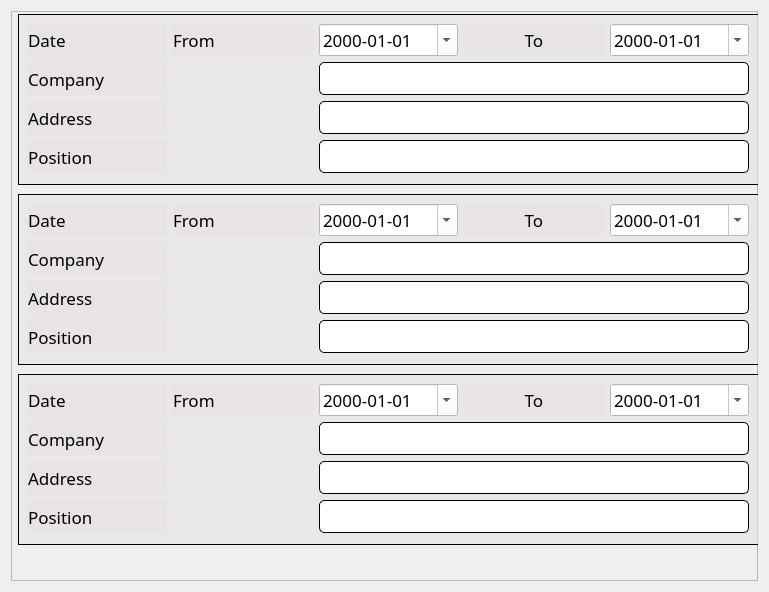
        <widget class="QWidget" name="scrollWorkContent">
         <property name="geometry">
          <rect>
           <x>0</x>
           <y>0</y>
           <width>769</width>
           <height>588</height>
          </rect>
         </property>
         <layout class="QVBoxLayout" name="verticalLayout_3">
          <item>
           <widget class="QFrame" name="workExpFrame">
            <property name="minimumSize">
             <size>
              <width>500</width>
              <height>570</height>
             </size>
            </property>
            <property name="styleSheet">
             <string notr="true">QLineEdit{
background-color: rgb(255, 255, 255);
border-radius: 5px;
border: 1px solid black;
font-family: Poppins;
}

QDateEdit{
background-color: rgb(255, 255, 255);
}</string>
            </property>
            <property name="frameShape">
             <enum>QFrame::StyledPanel</enum>
            </property>
            <property name="frameShadow">
             <enum>QFrame::Raised</enum>
            </property>
            <widget class="QFrame" name="groupExp1_3">
             <property name="geometry">
              <rect>
               <x>7</x>
               <y>363</y>
               <width>741</width>
               <height>171</height>
              </rect>
             </property>
             <property name="styleSheet">
              <string notr="true">QFrame{
background-color: rgba(231, 226, 226, 0.66);
border: 1px solid black;
}

QLabel{
border: none;
}
</string>
             </property>
             <property name="frameShape">
              <enum>QFrame::StyledPanel</enum>
             </property>
             <property name="frameShadow">
              <enum>QFrame::Raised</enum>
             </property>
             <layout class="QGridLayout" name="gridLayout_3">
              <item row="0" column="0">
               <widget class="QLabel" name="dateLabel_5">
                <property name="font">
                 <font>
                  <family>Poppins</family>
                  <pointsize>13</pointsize>
                 </font>
                </property>
                <property name="text">
                 <string>Date</string>
                </property>
               </widget>
              </item>
              <item row="0" column="1">
               <widget class="QLabel" name="fromLabel_5">
                <property name="font">
                 <font>
                  <family>Poppins</family>
                  <pointsize>13</pointsize>
                 </font>
                </property>
                <property name="text">
                 <string>From</string>
                </property>
               </widget>
              </item>
              <item row="0" column="2">
               <widget class="QDateEdit" name="dateStart_5">
                <property name="font">
                 <font>
                  <family>Poppins</family>
                  <pointsize>13</pointsize>
                 </font>
                </property>
                <property name="styleSheet">
                 <string notr="true">background-color: rgb(255, 255, 255);
color: black;</string>
                </property>
                <property name="displayFormat">
                 <string>yyyy-MM-dd</string>
                </property>
                <property name="calendarPopup">
                 <bool>true</bool>
                </property>
               </widget>
              </item>
              <item row="0" column="3">
               <widget class="QLabel" name="toLabel_5">
                <property name="font">
                 <font>
                  <family>Poppins</family>
                  <pointsize>13</pointsize>
                 </font>
                </property>
                <property name="text">
                 <string>To</string>
                </property>
                <property name="alignment">
                 <set>Qt::AlignCenter</set>
                </property>
               </widget>
              </item>
              <item row="0" column="4">
               <widget class="QDateEdit" name="dateEnd_5">
                <property name="font">
                 <font>
                  <family>Poppins</family>
                  <pointsize>13</pointsize>
                 </font>
                </property>
                <property name="styleSheet">
                 <string notr="true">background-color: rgb(255, 255, 255);
color: black;</string>
                </property>
                <property name="displayFormat">
                 <string>yyyy-MM-dd</string>
                </property>
                <property name="calendarPopup">
                 <bool>true</bool>
                </property>
               </widget>
              </item>
              <item row="1" column="0">
               <widget class="QLabel" name="companyLabel_5">
                <property name="font">
                 <font>
                  <family>Poppins</family>
                  <pointsize>13</pointsize>
                 </font>
                </property>
                <property name="text">
                 <string>Company</string>
                </property>
               </widget>
              </item>
              <item row="2" column="0">
               <widget class="QLabel" name="addressLabel_5">
                <property name="font">
                 <font>
                  <family>Poppins</family>
                  <pointsize>13</pointsize>
                 </font>
                </property>
                <property name="text">
                 <string>Address</string>
                </property>
               </widget>
              </item>
              <item row="3" column="0">
               <widget class="QLabel" name="positionLabel_5">
                <property name="font">
                 <font>
                  <family>Poppins</family>
                  <pointsize>13</pointsize>
                 </font>
                </property>
                <property name="text">
                 <string>Position</string>
                </property>
               </widget>
              </item>
              <item row="1" column="2" colspan="3">
               <widget class="QLineEdit" name="companyTextEdit_5">
                <property name="minimumSize">
                 <size>
                  <width>312</width>
                  <height>33</height>
                 </size>
                </property>
                <property name="text">
                 <string/>
                </property>
               </widget>
              </item>
              <item row="2" column="2" colspan="3">
               <widget class="QLineEdit" name="addressTextEdit_5">
                <property name="minimumSize">
                 <size>
                  <width>312</width>
                  <height>33</height>
                 </size>
                </property>
                <property name="text">
                 <string/>
                </property>
               </widget>
              </item>
              <item row="3" column="2" colspan="3">
               <widget class="QLineEdit" name="positionTextEdit_5">
                <property name="minimumSize">
                 <size>
                  <width>312</width>
                  <height>33</height>
                 </size>
                </property>
                <property name="text">
                 <string/>
                </property>
               </widget>
              </item>
             </layout>
            </widget>
            <widget class="QFrame" name="groupExp1_2">
             <property name="geometry">
              <rect>
               <x>7</x>
               <y>183</y>
               <width>741</width>
               <height>171</height>
              </rect>
             </property>
             <property name="styleSheet">
              <string notr="true">QFrame{
background-color: rgba(231, 226, 226, 0.66);
border: 1px solid black;
}

QLabel{
border: none;
}
</string>
             </property>
             <property name="frameShape">
              <enum>QFrame::StyledPanel</enum>
             </property>
             <property name="frameShadow">
              <enum>QFrame::Raised</enum>
             </property>
             <layout class="QGridLayout" name="gridLayout_2">
              <item row="0" column="1">
               <widget class="QLabel" name="fromLabel_6">
                <property name="font">
                 <font>
                  <family>Poppins</family>
                  <pointsize>13</pointsize>
                 </font>
                </property>
                <property name="text">
                 <string>From</string>
                </property>
               </widget>
              </item>
              <item row="1" column="2" colspan="3">
               <widget class="QLineEdit" name="companyTextEdit_6">
                <property name="minimumSize">
                 <size>
                  <width>312</width>
                  <height>33</height>
                 </size>
                </property>
                <property name="text">
                 <string/>
                </property>
               </widget>
              </item>
              <item row="0" column="0">
               <widget class="QLabel" name="dateLabel_6">
                <property name="font">
                 <font>
                  <family>Poppins</family>
                  <pointsize>13</pointsize>
                 </font>
                </property>
                <property name="text">
                 <string>Date</string>
                </property>
               </widget>
              </item>
              <item row="3" column="0">
               <widget class="QLabel" name="positionLabel_6">
                <property name="font">
                 <font>
                  <family>Poppins</family>
                  <pointsize>13</pointsize>
                 </font>
                </property>
                <property name="text">
                 <string>Position</string>
                </property>
               </widget>
              </item>
              <item row="2" column="0">
               <widget class="QLabel" name="addressLabel_6">
                <property name="font">
                 <font>
                  <family>Poppins</family>
                  <pointsize>13</pointsize>
                 </font>
                </property>
                <property name="text">
                 <string>Address</string>
                </property>
               </widget>
              </item>
              <item row="2" column="2" colspan="3">
               <widget class="QLineEdit" name="addressTextEdit_6">
                <property name="minimumSize">
                 <size>
                  <width>312</width>
                  <height>33</height>
                 </size>
                </property>
                <property name="text">
                 <string/>
                </property>
               </widget>
              </item>
              <item row="0" column="2">
               <widget class="QDateEdit" name="dateStart_6">
                <property name="font">
                 <font>
                  <family>Poppins</family>
                  <pointsize>13</pointsize>
                 </font>
                </property>
                <property name="styleSheet">
                 <string notr="true">background-color: rgb(255, 255, 255);
color: black;</string>
                </property>
                <property name="displayFormat">
                 <string>yyyy-MM-dd</string>
                </property>
                <property name="calendarPopup">
                 <bool>true</bool>
                </property>
               </widget>
              </item>
              <item row="0" column="3">
               <widget class="QLabel" name="toLabel_6">
                <property name="font">
                 <font>
                  <family>Poppins</family>
                  <pointsize>13</pointsize>
                 </font>
                </property>
                <property name="text">
                 <string>To</string>
                </property>
                <property name="alignment">
                 <set>Qt::AlignCenter</set>
                </property>
               </widget>
              </item>
              <item row="1" column="0">
               <widget class="QLabel" name="companyLabel_6">
                <property name="font">
                 <font>
                  <family>Poppins</family>
                  <pointsize>13</pointsize>
                 </font>
                </property>
                <property name="text">
                 <string>Company</string>
                </property>
               </widget>
              </item>
              <item row="0" column="4">
               <widget class="QDateEdit" name="dateEnd_6">
                <property name="font">
                 <font>
                  <family>Poppins</family>
                  <pointsize>13</pointsize>
                 </font>
                </property>
                <property name="styleSheet">
                 <string notr="true">background-color: rgb(255, 255, 255);
color: black;</string>
                </property>
                <property name="displayFormat">
                 <string>yyyy-MM-dd</string>
                </property>
                <property name="calendarPopup">
                 <bool>true</bool>
                </property>
               </widget>
              </item>
              <item row="3" column="2" colspan="3">
               <widget class="QLineEdit" name="positionTextEdit_6">
                <property name="minimumSize">
                 <size>
                  <width>312</width>
                  <height>33</height>
                 </size>
                </property>
                <property name="text">
                 <string/>
                </property>
               </widget>
              </item>
             </layout>
            </widget>
            <widget class="QFrame" name="groupExp1">
             <property name="geometry">
              <rect>
               <x>7</x>
               <y>3</y>
               <width>741</width>
               <height>171</height>
              </rect>
             </property>
             <property name="styleSheet">
              <string notr="true">QFrame{
background-color: rgba(231, 226, 226, 0.66);
border: 1px solid black;
}

QLabel{
border: none;
}
</string>
             </property>
             <property name="frameShape">
              <enum>QFrame::StyledPanel</enum>
             </property>
             <property name="frameShadow">
              <enum>QFrame::Raised</enum>
             </property>
             <layout class="QGridLayout" name="gridLayout">
              <item row="0" column="2">
               <widget class="QDateEdit" name="dateStart_4">
                <property name="font">
                 <font>
                  <family>Poppins</family>
                  <pointsize>13</pointsize>
                 </font>
                </property>
                <property name="styleSheet">
                 <string notr="true">background-color: rgb(255, 255, 255);
color: black;</string>
                </property>
                <property name="displayFormat">
                 <string>yyyy-MM-dd</string>
                </property>
                <property name="calendarPopup">
                 <bool>true</bool>
                </property>
               </widget>
              </item>
              <item row="4" column="0">
               <widget class="QLabel" name="positionLabel_4">
                <property name="font">
                 <font>
                  <family>Poppins</family>
                  <pointsize>13</pointsize>
                 </font>
                </property>
                <property name="text">
                 <string>Position</string>
                </property>
               </widget>
              </item>
              <item row="3" column="0">
               <widget class="QLabel" name="addressLabel_4">
                <property name="font">
                 <font>
                  <family>Poppins</family>
                  <pointsize>13</pointsize>
                 </font>
                </property>
                <property name="text">
                 <string>Address</string>
                </property>
               </widget>
              </item>
              <item row="0" column="1">
               <widget class="QLabel" name="fromLabel_4">
                <property name="font">
                 <font>
                  <family>Poppins</family>
                  <pointsize>13</pointsize>
                 </font>
                </property>
                <property name="text">
                 <string>From</string>
                </property>
               </widget>
              </item>
              <item row="0" column="4">
               <widget class="QDateEdit" name="dateEnd_4">
                <property name="font">
                 <font>
                  <family>Poppins</family>
                  <pointsize>13</pointsize>
                 </font>
                </property>
                <property name="styleSheet">
                 <string notr="true">background-color: rgb(255, 255, 255);
color: black;</string>
                </property>
                <property name="displayFormat">
                 <string>yyyy-MM-dd</string>
                </property>
                <property name="calendarPopup">
                 <bool>true</bool>
                </property>
               </widget>
              </item>
              <item row="1" column="2" colspan="3">
               <widget class="QLineEdit" name="companyTextEdit_4">
                <property name="minimumSize">
                 <size>
                  <width>312</width>
                  <height>33</height>
                 </size>
                </property>
                <property name="text">
                 <string/>
                </property>
               </widget>
              </item>
              <item row="0" column="3">
               <widget class="QLabel" name="toLabel_4">
                <property name="font">
                 <font>
                  <family>Poppins</family>
                  <pointsize>13</pointsize>
                 </font>
                </property>
                <property name="text">
                 <string>To</string>
                </property>
                <property name="alignment">
                 <set>Qt::AlignCenter</set>
                </property>
               </widget>
              </item>
              <item row="1" column="0">
               <widget class="QLabel" name="companyLabel_4">
                <property name="font">
                 <font>
                  <family>Poppins</family>
                  <pointsize>13</pointsize>
                 </font>
                </property>
                <property name="text">
                 <string>Company</string>
                </property>
               </widget>
              </item>
              <item row="0" column="0">
               <widget class="QLabel" name="dateLabel_4">
                <property name="font">
                 <font>
                  <family>Poppins</family>
                  <pointsize>13</pointsize>
                 </font>
                </property>
                <property name="text">
                 <string>Date</string>
                </property>
               </widget>
              </item>
              <item row="3" column="2" colspan="3">
               <widget class="QLineEdit" name="addressTextEdit_4">
                <property name="minimumSize">
                 <size>
                  <width>312</width>
                  <height>33</height>
                 </size>
                </property>
                <property name="text">
                 <string/>
                </property>
               </widget>
              </item>
              <item row="4" column="2" colspan="3">
               <widget class="QLineEdit" name="positionTextEdit_4">
                <property name="minimumSize">
                 <size>
                  <width>312</width>
                  <height>33</height>
                 </size>
                </property>
                <property name="text">
                 <string/>
                </property>
               </widget>
              </item>
             </layout>
            </widget>
           </widget>
          </item>
         </layout>
        </widget>
